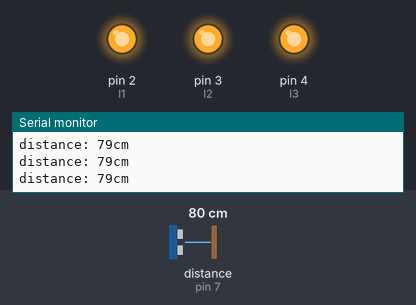
Recording of a sketch running on a simulated Arduino Uno, built with avr-gcc and run on an emulated ATmega328P. Shown: output pins drawn as LEDs (lit = HIGH), the last lines printed to the serial monitor. Wiring (inferred from the names in the program): ultrasonic range finder: trigger pin 8; echo pin 7. The test bench sets the inputs (shaded band); at power-on: distance to the obstacle (sensor on pin 7) 80 cm. The echo pulse lasts 58.3 µs per cm; pins used as bus, display or sensor lines are not drawn.

Above: at 1.2 s.
1.3 s: distance to the obstacle (sensor on pin 7) set to 98 cm
2.8 s: distance to the obstacle (sensor on pin 7) set to 106 cm
At 3.7 s:
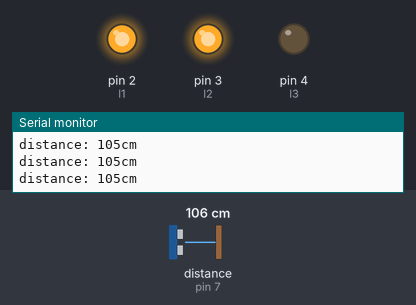
4.3 s: distance to the obstacle (sensor on pin 7) set to 172 cm
7.3 s: distance to the obstacle (sensor on pin 7) set to 180 cm
At 7.8 s:
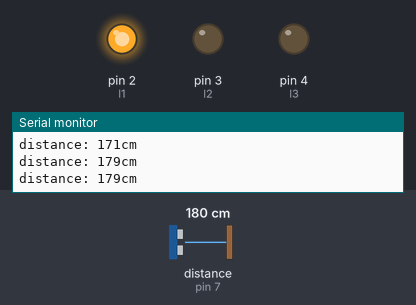
9.0 s: distance to the obstacle (sensor on pin 7) set to 247 cm
12.0 s: distance to the obstacle (sensor on pin 7) set to 257 cm
At 12.8 s:
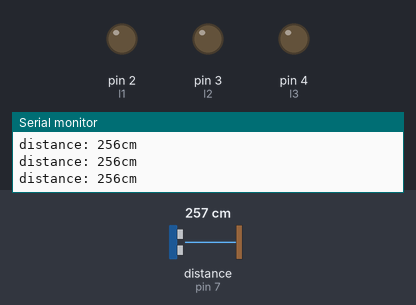
Timing chart, 0 to 14.7 s (numbered marks = the images above; inputs shaded):
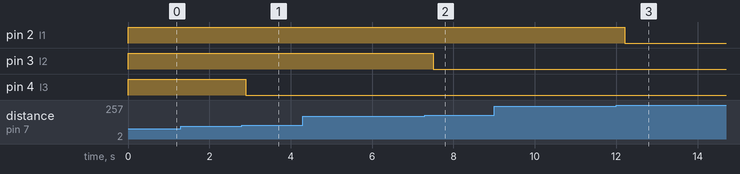

The sketch:

TKP_12.ino
```cpp
const int tPin = 8;
const int ePin = 7;
const int l1 = 2;
const int l2 = 3;
const int l3 = 4;

long duration;
int distance;

void setup() {
  Serial.begin(9600);

  pinMode(tPin, OUTPUT);
  pinMode(ePin, INPUT);

  pinMode(l1, OUTPUT);
  pinMode(l2, OUTPUT);
  pinMode(l3, OUTPUT);
}

void loop() {
  digitalWrite(tPin, LOW);
  delayMicroseconds(2);

  digitalWrite(tPin, HIGH);
  delayMicroseconds(10);
  digitalWrite(tPin, LOW);

  duration = pulseIn(ePin, HIGH);
  distance = duration * 0.01715;

  Serial.print("distance: ");
  Serial.print(distance);
  Serial.println("cm");

  if (distance > 250) {
    digitalWrite(l1, LOW);
    digitalWrite(l2, LOW);
    digitalWrite(l3, LOW);
  } else if (distance > 175 && distance <= 250) {
    digitalWrite(l1, HIGH);
    digitalWrite(l2, LOW);
    digitalWrite(l3, LOW);
  } else if (distance > 100 && distance <= 175) {
    digitalWrite(l1, HIGH);
    digitalWrite(l2, HIGH);
    digitalWrite(l3, LOW);
  } else {
    digitalWrite(l1, HIGH);
    digitalWrite(l2, HIGH);
    digitalWrite(l3, HIGH);
  }

  delay(200);
}
```

Measured:
- the behaviour switches between 101 and 102 cm on distance to the obstacle (sensor on pin 7) (found by bisection; images 0 and 1)
- the behaviour switches between 176 and 177 cm on distance to the obstacle (sensor on pin 7) (found by bisection; images 1 and 2)
- the behaviour switches between 251 and 252 cm on distance to the obstacle (sensor on pin 7) (found by bisection; images 2 and 3)
- after the input at 2.8 s, pin 4 (l3): HIGH → LOW after 0.09 s
- after the input at 7.3 s, pin 3 (l2): HIGH → LOW after 0.21 s
- after the input at 12.0 s, pin 2 (l1): HIGH → LOW after 0.21 s
